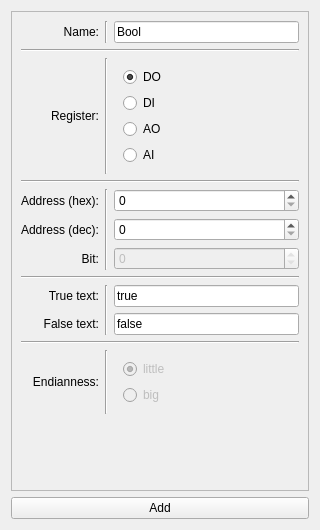
<?xml version="1.0" encoding="UTF-8"?>
<ui version="4.0">
 <class>InspectSHMAddBool</class>
 <widget class="QWidget" name="InspectSHMAddBool">
  <property name="geometry">
   <rect>
    <x>0</x>
    <y>0</y>
    <width>320</width>
    <height>530</height>
   </rect>
  </property>
  <property name="minimumSize">
   <size>
    <width>320</width>
    <height>150</height>
   </size>
  </property>
  <property name="windowTitle">
   <string>Add Bool</string>
  </property>
  <layout class="QVBoxLayout" name="verticalLayout">
   <item>
    <widget class="QScrollArea" name="scrollArea">
     <property name="widgetResizable">
      <bool>true</bool>
     </property>
     <widget class="QWidget" name="scrollAreaWidgetContents">
      <property name="geometry">
       <rect>
        <x>0</x>
        <y>0</y>
        <width>304</width>
        <height>474</height>
       </rect>
      </property>
      <layout class="QGridLayout" name="gridLayout">
       <item row="12" column="2">
        <widget class="QWidget" name="widget_2" native="true">
         <property name="enabled">
          <bool>false</bool>
         </property>
         <layout class="QVBoxLayout" name="verticalLayout_3">
          <item>
           <widget class="QRadioButton" name="endian_little">
            <property name="text">
             <string>little</string>
            </property>
            <property name="checked">
             <bool>true</bool>
            </property>
           </widget>
          </item>
          <item>
           <widget class="QRadioButton" name="endian_big">
            <property name="text">
             <string>big</string>
            </property>
           </widget>
          </item>
         </layout>
        </widget>
       </item>
       <item row="9" column="0">
        <widget class="QLabel" name="label_7">
         <property name="text">
          <string>True text:</string>
         </property>
         <property name="alignment">
          <set>Qt::AlignRight|Qt::AlignTrailing|Qt::AlignVCenter</set>
         </property>
        </widget>
       </item>
       <item row="4" column="0">
        <widget class="QLabel" name="label">
         <property name="text">
          <string>Address (hex):</string>
         </property>
         <property name="alignment">
          <set>Qt::AlignRight|Qt::AlignTrailing|Qt::AlignVCenter</set>
         </property>
        </widget>
       </item>
       <item row="5" column="0">
        <widget class="QLabel" name="label_2">
         <property name="text">
          <string>Address (dec):</string>
         </property>
         <property name="alignment">
          <set>Qt::AlignRight|Qt::AlignTrailing|Qt::AlignVCenter</set>
         </property>
        </widget>
       </item>
       <item row="3" column="0" colspan="3">
        <widget class="Line" name="line_2">
         <property name="orientation">
          <enum>Qt::Horizontal</enum>
         </property>
        </widget>
       </item>
       <item row="6" column="0">
        <widget class="QLabel" name="label_5">
         <property name="text">
          <string>Bit:</string>
         </property>
         <property name="alignment">
          <set>Qt::AlignRight|Qt::AlignTrailing|Qt::AlignVCenter</set>
         </property>
        </widget>
       </item>
       <item row="6" column="2">
        <widget class="QSpinBox" name="bit">
         <property name="enabled">
          <bool>false</bool>
         </property>
         <property name="maximum">
          <number>0</number>
         </property>
        </widget>
       </item>
       <item row="0" column="2">
        <widget class="QLineEdit" name="name">
         <property name="text">
          <string>Bool</string>
         </property>
        </widget>
       </item>
       <item row="2" column="0">
        <widget class="QLabel" name="label_3">
         <property name="text">
          <string>Register:</string>
         </property>
         <property name="alignment">
          <set>Qt::AlignRight|Qt::AlignTrailing|Qt::AlignVCenter</set>
         </property>
        </widget>
       </item>
       <item row="5" column="2">
        <widget class="QSpinBox" name="address_dec"/>
       </item>
       <item row="10" column="0">
        <widget class="QLabel" name="label_6">
         <property name="text">
          <string>False text:</string>
         </property>
         <property name="alignment">
          <set>Qt::AlignRight|Qt::AlignTrailing|Qt::AlignVCenter</set>
         </property>
        </widget>
       </item>
       <item row="7" column="0" colspan="3">
        <widget class="Line" name="line_3">
         <property name="orientation">
          <enum>Qt::Horizontal</enum>
         </property>
        </widget>
       </item>
       <item row="1" column="0" colspan="3">
        <widget class="Line" name="line">
         <property name="orientation">
          <enum>Qt::Horizontal</enum>
         </property>
        </widget>
       </item>
       <item row="4" column="2">
        <widget class="QSpinBox" name="address"/>
       </item>
       <item row="9" column="2">
        <widget class="QLineEdit" name="true_text">
         <property name="text">
          <string>true</string>
         </property>
        </widget>
       </item>
       <item row="10" column="2">
        <widget class="QLineEdit" name="false_text">
         <property name="text">
          <string>false</string>
         </property>
        </widget>
       </item>
       <item row="2" column="2">
        <widget class="QWidget" name="widget" native="true">
         <layout class="QVBoxLayout" name="verticalLayout_2">
          <item>
           <widget class="QRadioButton" name="reg_DO">
            <property name="text">
             <string>DO</string>
            </property>
            <property name="checked">
             <bool>true</bool>
            </property>
           </widget>
          </item>
          <item>
           <widget class="QRadioButton" name="reg_DI">
            <property name="text">
             <string>DI</string>
            </property>
           </widget>
          </item>
          <item>
           <widget class="QRadioButton" name="reg_AO">
            <property name="text">
             <string>AO</string>
            </property>
           </widget>
          </item>
          <item>
           <widget class="QRadioButton" name="reg_AI">
            <property name="text">
             <string>AI</string>
            </property>
           </widget>
          </item>
         </layout>
        </widget>
       </item>
       <item row="12" column="0">
        <widget class="QLabel" name="label_8">
         <property name="text">
          <string>Endianness:</string>
         </property>
         <property name="alignment">
          <set>Qt::AlignRight|Qt::AlignTrailing|Qt::AlignVCenter</set>
         </property>
        </widget>
       </item>
       <item row="0" column="0">
        <widget class="QLabel" name="label_4">
         <property name="text">
          <string>Name:</string>
         </property>
         <property name="alignment">
          <set>Qt::AlignRight|Qt::AlignTrailing|Qt::AlignVCenter</set>
         </property>
        </widget>
       </item>
       <item row="13" column="0">
        <spacer name="verticalSpacer">
         <property name="orientation">
          <enum>Qt::Vertical</enum>
         </property>
         <property name="sizeHint" stdset="0">
          <size>
           <width>20</width>
           <height>40</height>
          </size>
         </property>
        </spacer>
       </item>
       <item row="11" column="0" colspan="3">
        <widget class="Line" name="line_4">
         <property name="orientation">
          <enum>Qt::Horizontal</enum>
         </property>
        </widget>
       </item>
       <item row="0" column="1">
        <widget class="Line" name="line_5">
         <property name="orientation">
          <enum>Qt::Vertical</enum>
         </property>
        </widget>
       </item>
       <item row="2" column="1">
        <widget class="Line" name="line_6">
         <property name="orientation">
          <enum>Qt::Vertical</enum>
         </property>
        </widget>
       </item>
       <item row="4" column="1" rowspan="3">
        <widget class="Line" name="line_7">
         <property name="orientation">
          <enum>Qt::Vertical</enum>
         </property>
        </widget>
       </item>
       <item row="9" column="1" rowspan="2">
        <widget class="Line" name="line_8">
         <property name="orientation">
          <enum>Qt::Vertical</enum>
         </property>
        </widget>
       </item>
       <item row="12" column="1">
        <widget class="Line" name="line_9">
         <property name="orientation">
          <enum>Qt::Vertical</enum>
         </property>
        </widget>
       </item>
      </layout>
     </widget>
    </widget>
   </item>
   <item>
    <widget class="QPushButton" name="button_add">
     <property name="text">
      <string>Add</string>
     </property>
    </widget>
   </item>
  </layout>
 </widget>
 <resources/>
 <connections/>
</ui>
